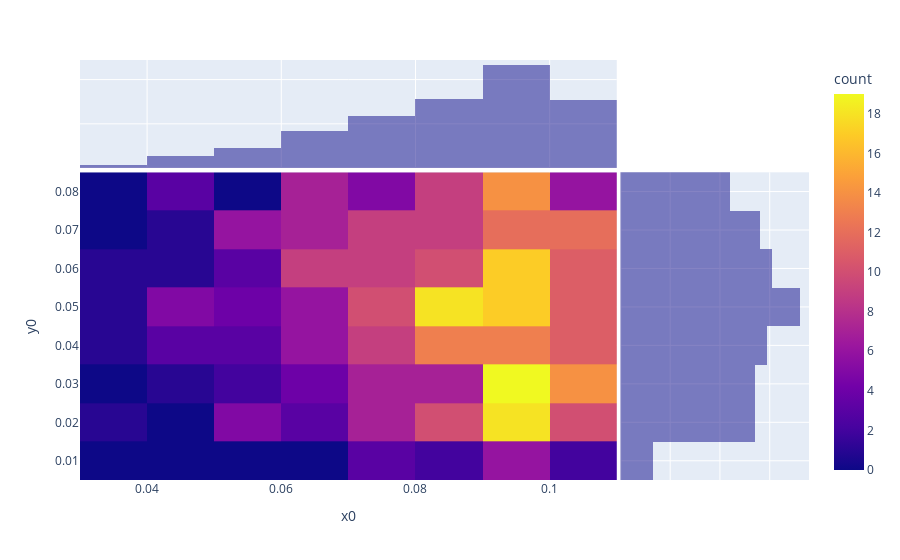
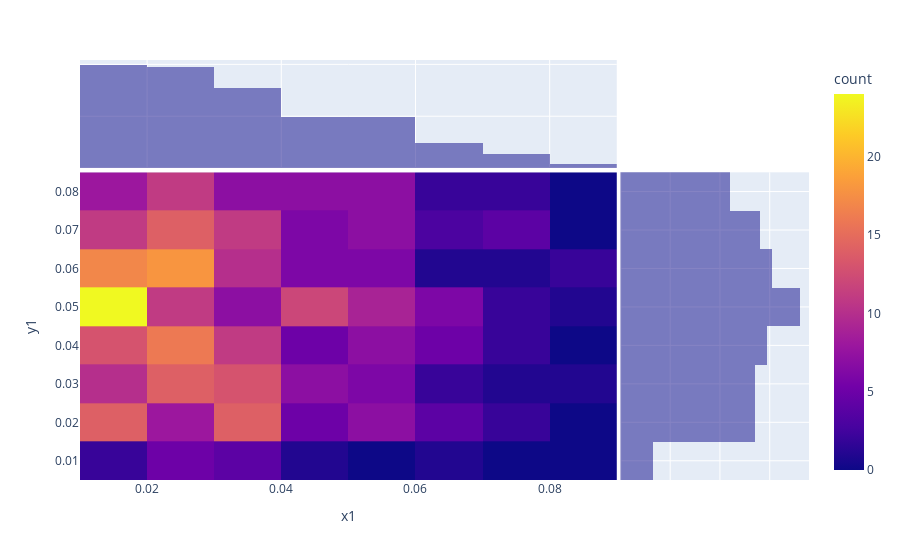

The code cell stored with these charts, in order, in its notebook:
### Code cell
# check spread of (x, y) coordinates
pos_df_fixed = pd.DataFrame(y).drop(columns=['x1', 'y1'])
pos_df_moving = pd.DataFrame(y).drop(columns=['x0', 'y0'])
fig_fixed = px.density_heatmap(pos_df_fixed, x='x0', y='y0', marginal_x='histogram', marginal_y='histogram', nbinsx=10, nbinsy=10)
fig_fixed.show()
fig_moving = px.density_heatmap(pos_df_moving, x='x1', y='y1', marginal_x='histogram', marginal_y='histogram', nbinsx=10, nbinsy=10)
fig_moving.show()

# remove y1 column from y
y.drop(columns=['y1'], inplace=True)

# analyse positions
ProfileReport(y)

### Figure 1 — Plotly figure (JSON) as saved in the notebook; plotly's stock layout.template omitted (floating-point values rounded to 4 significant figures; data arrays with more than 128 entries replaced by an {"elided": "..."} marker saying what was removed)
{"data": [{"coloraxis": "coloraxis", "hovertemplate": "x0=%{x}<br>y0=%{y}<br>count=%{z}<extra></extra>", "name": "", "nbinsx": 10, "nbinsy": 10, "type": "histogram2d", "x": {"elided": "413 float values"}, "xaxis": "x", "xbingroup": "x", "y": {"elided": "413 float values"}, "yaxis": "y", "ybingroup": "y"}, {"alignmentgroup": "True", "bingroup": "x", "hovertemplate": "x0=%{x}<br>count=%{y}<extra></extra>", "legendgroup": "", "marker": {"color": "#0d0887"}, "name": "", "offsetgroup": "", "opacity": 0.5, "showlegend": false, "type": "histogram", "x": {"elided": "413 float values"}, "xaxis": "x3", "yaxis": "y3"}, {"alignmentgroup": "True", "bingroup": "y", "hovertemplate": "y0=%{y}<br>count=%{x}<extra></extra>", "legendgroup": "", "marker": {"color": "#0d0887"}, "name": "", "offsetgroup": "", "opacity": 0.5, "showlegend": false, "type": "histogram", "xaxis": "x2", "y": {"elided": "413 float values"}, "yaxis": "y2"}], "layout": {"barmode": "overlay", "coloraxis": {"colorbar": {"title": {"text": "count"}}, "colorscale": [[0, "#0d0887"], [0.1111, "#46039f"], [0.2222, "#7201a8"], [0.3333, "#9c179e"], [0.4444, "#bd3786"], [0.5556, "#d8576b"], [0.6667, "#ed7953"], [0.7778, "#fb9f3a"], [0.8889, "#fdca26"], [1, "#f0f921"]]}, "legend": {"tracegroupgap": 0}, "margin": {"t": 60}, "xaxis": {"anchor": "y", "domain": [0, 0.7363], "title": {"text": "x0"}}, "xaxis2": {"anchor": "y2", "domain": [0.7413, 1], "matches": "x2", "showgrid": true, "showline": false, "showticklabels": false, "ticks": ""}, "xaxis3": {"anchor": "y3", "domain": [0, 0.7363], "matches": "x", "showgrid": true, "showticklabels": false}, "xaxis4": {"anchor": "y4", "domain": [0.7413, 1], "matches": "x2", "showgrid": true, "showline": false, "showticklabels": false, "ticks": ""}, "yaxis": {"anchor": "x", "domain": [0, 0.7326], "title": {"text": "y0"}}, "yaxis2": {"anchor": "x2", "domain": [0, 0.7326], "matches": "y", "showgrid": true, "showticklabels": false}, "yaxis3": {"anchor": "x3", "domain": [0.7426, 1], "matches": "y3", "showgrid": true, "showline": false, "showticklabels": false, "ticks": ""}, "yaxis4": {"anchor": "x4", "domain": [0.7426, 1], "matches": "y3", "showgrid": true, "showline": false, "showticklabels": false, "ticks": ""}}}

### Figure 2 — Plotly figure (JSON) as saved in the notebook; plotly's stock layout.template omitted (floating-point values rounded to 4 significant figures; data arrays with more than 128 entries replaced by an {"elided": "..."} marker saying what was removed)
{"data": [{"coloraxis": "coloraxis", "hovertemplate": "x1=%{x}<br>y1=%{y}<br>count=%{z}<extra></extra>", "name": "", "nbinsx": 10, "nbinsy": 10, "type": "histogram2d", "x": {"elided": "413 float values"}, "xaxis": "x", "xbingroup": "x", "y": {"elided": "413 float values"}, "yaxis": "y", "ybingroup": "y"}, {"alignmentgroup": "True", "bingroup": "x", "hovertemplate": "x1=%{x}<br>count=%{y}<extra></extra>", "legendgroup": "", "marker": {"color": "#0d0887"}, "name": "", "offsetgroup": "", "opacity": 0.5, "showlegend": false, "type": "histogram", "x": {"elided": "413 float values"}, "xaxis": "x3", "yaxis": "y3"}, {"alignmentgroup": "True", "bingroup": "y", "hovertemplate": "y1=%{y}<br>count=%{x}<extra></extra>", "legendgroup": "", "marker": {"color": "#0d0887"}, "name": "", "offsetgroup": "", "opacity": 0.5, "showlegend": false, "type": "histogram", "xaxis": "x2", "y": {"elided": "413 float values"}, "yaxis": "y2"}], "layout": {"barmode": "overlay", "coloraxis": {"colorbar": {"title": {"text": "count"}}, "colorscale": [[0, "#0d0887"], [0.1111, "#46039f"], [0.2222, "#7201a8"], [0.3333, "#9c179e"], [0.4444, "#bd3786"], [0.5556, "#d8576b"], [0.6667, "#ed7953"], [0.7778, "#fb9f3a"], [0.8889, "#fdca26"], [1, "#f0f921"]]}, "legend": {"tracegroupgap": 0}, "margin": {"t": 60}, "xaxis": {"anchor": "y", "domain": [0, 0.7363], "title": {"text": "x1"}}, "xaxis2": {"anchor": "y2", "domain": [0.7413, 1], "matches": "x2", "showgrid": true, "showline": false, "showticklabels": false, "ticks": ""}, "xaxis3": {"anchor": "y3", "domain": [0, 0.7363], "matches": "x", "showgrid": true, "showticklabels": false}, "xaxis4": {"anchor": "y4", "domain": [0.7413, 1], "matches": "x2", "showgrid": true, "showline": false, "showticklabels": false, "ticks": ""}, "yaxis": {"anchor": "x", "domain": [0, 0.7326], "title": {"text": "y1"}}, "yaxis2": {"anchor": "x2", "domain": [0, 0.7326], "matches": "y", "showgrid": true, "showticklabels": false}, "yaxis3": {"anchor": "x3", "domain": [0.7426, 1], "matches": "y3", "showgrid": true, "showline": false, "showticklabels": false, "ticks": ""}, "yaxis4": {"anchor": "x4", "domain": [0.7426, 1], "matches": "y3", "showgrid": true, "showline": false, "showticklabels": false, "ticks": ""}}}
